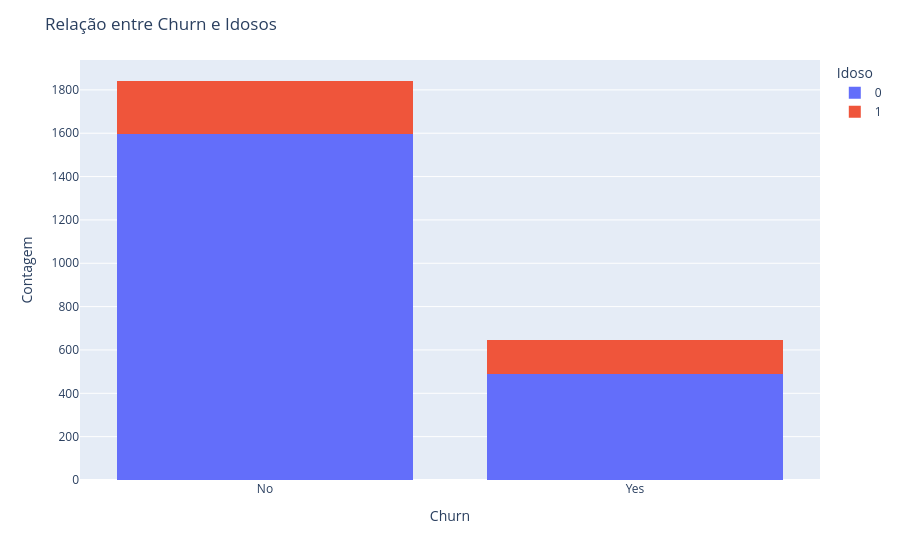

Notebook code for this chart:
### Markdown cell above
### Neste segundo gráfico notamos que a maioria dos idosos não dão churn

### Code cell
#Relação entre Idosos e churn:
fig = px.histogram(df, x='Churn', color='Idoso', barmode='stack')

# Layout
fig.update_layout(title='Relação entre Churn e Idosos',
                  xaxis_title='Churn',
                  yaxis_title='Contagem',
                  legend_title='Idoso')
fig.show()

### Figure 1 — Plotly figure (JSON) as saved in the notebook; plotly's stock layout.template omitted (floating-point values rounded to 4 significant figures; data arrays with more than 128 entries replaced by an {"elided": "..."} marker saying what was removed)
{"data": [{"bingroup": "x", "hovertemplate": "Idoso=0<br>Churn=%{x}<br>count=%{y}<extra></extra>", "legendgroup": "0", "marker": {"color": "#636efa", "pattern": {"shape": ""}}, "name": "0", "orientation": "v", "showlegend": true, "type": "histogram", "x": {"elided": "2086 str values"}, "xaxis": "x", "yaxis": "y"}, {"bingroup": "x", "hovertemplate": "Idoso=1<br>Churn=%{x}<br>count=%{y}<extra></extra>", "legendgroup": "1", "marker": {"color": "#EF553B", "pattern": {"shape": ""}}, "name": "1", "orientation": "v", "showlegend": true, "type": "histogram", "x": {"elided": "402 str values"}, "xaxis": "x", "yaxis": "y"}], "layout": {"barmode": "stack", "legend": {"title": {"text": "Idoso"}, "tracegroupgap": 0}, "margin": {"t": 60}, "title": {"text": "Relação entre Churn e Idosos"}, "xaxis": {"anchor": "y", "domain": [0, 1], "title": {"text": "Churn"}}, "yaxis": {"anchor": "x", "domain": [0, 1], "title": {"text": "Contagem"}}}}
